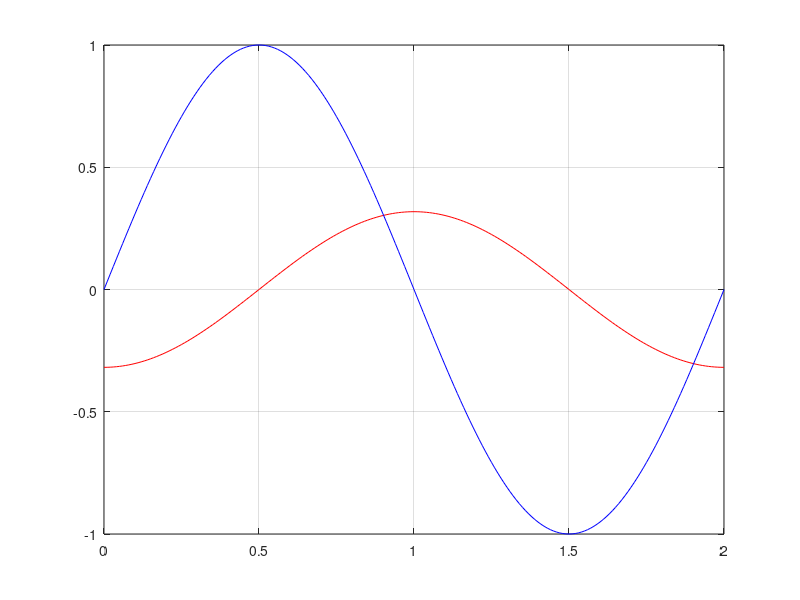

Source code (MATLAB):
%EJERCICIO 5- Obtención de la función Integral de 𝒔𝒆𝒏(𝝅 𝒕)

function Ej5

  N=200;
  t0=0;
  tf=2;
  dt=(tf-t0)/N;
  w =pi;

  dim=N+1

  G(1)= -1/pi

  for k=1 :dim
    t(k) = t0 + (k-1)*dt;
    y(k) = sin(w*t(k));
  endfor

  for k=2:dim
    G(k) = G(k-1) + dt*((y(k-1)+y(k))/2);

  endfor

  t
  y

  figure(1)
  plot(t,G, "r", t,y,"b")
  grid on

endfunction

Ej5
